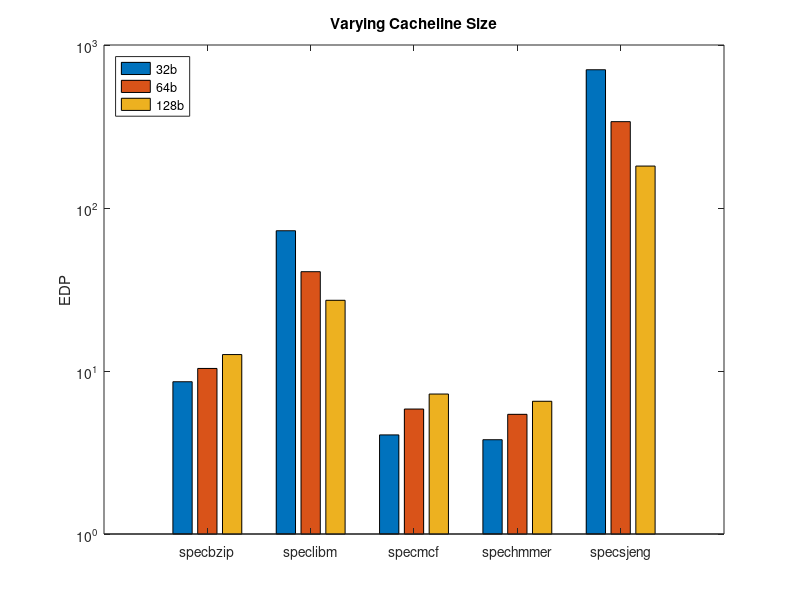
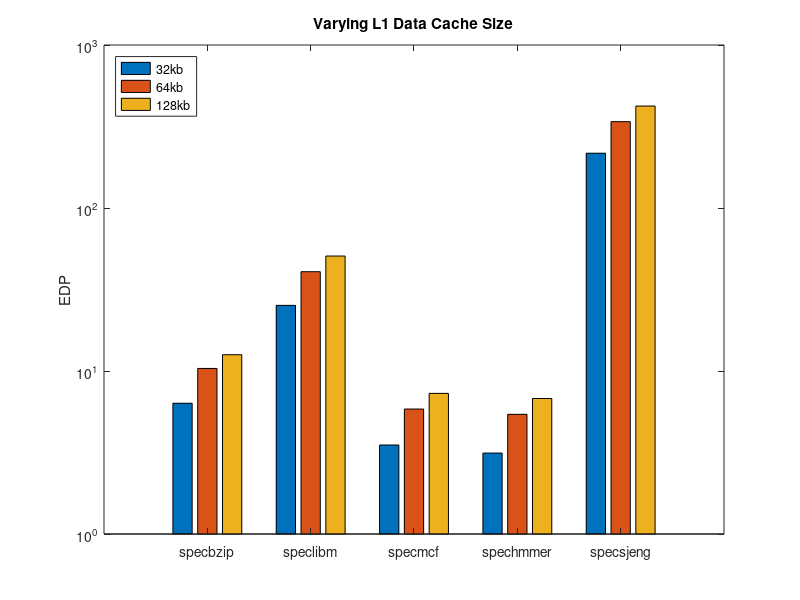
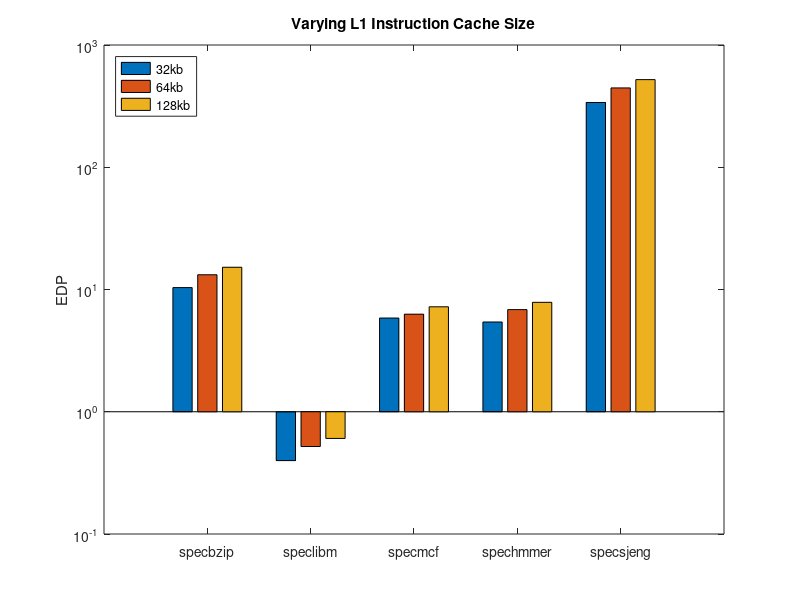
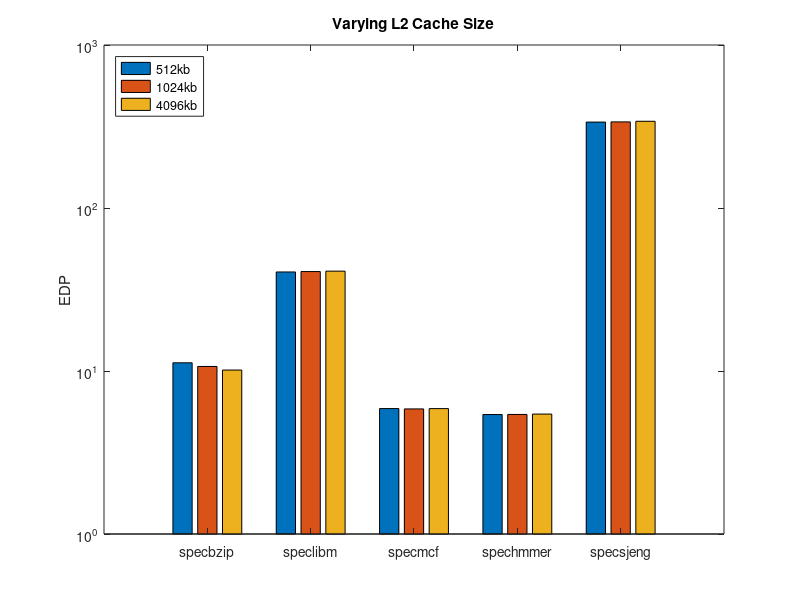

These figures' MATLAB source, in order: (Note: this script raises an error after producing the figures.)
%% var cacheline
figure
y = [8.593934 10.368329 12.614298; 72.535644 40.674725 27.154106; 4.054815 5.843136 7.223148; 3.788592 5.423052 6.521122; 705.103051 338.696001 180.841408];
bar(y);

title('Varying Cacheline Size');
set(gca, 'XTickLabel', {'specbzip', 'speclibm', 'specmcf', 'spechmmer', 'specsjeng'},'yscale','log')
ylabel('EDP')

legend('32b','64b','128b','Location','Northwest')

%% var l1d size
figure
y = [6.341698 10.368329 12.588555; 25.271339 40.674725 50.740914; 3.515727 5.843136 7.290084; 3.137028 5.423052 6.782197; 216.812626 338.696001 422.275327];
bar(y);

title('Varying L1 Data Cache Size');
set(gca, 'XTickLabel', {'specbzip', 'speclibm', 'specmcf', 'spechmmer', 'specsjeng'},'yscale','log')
ylabel('EDP')

legend('32kb','64kb','128kb','Location','Northwest')

%% var l1i size
figure
y = [10.368329 13.204952 15.205936; 0.398541 0.519567 0.604942; 5.843136 6.282256 7.221146; 5.423052 6.848048 7.854986; 338.696001 445.582517 520.986693];
bar(y);

title('Varying L1 Instruction Cache Size');
set(gca, 'XTickLabel', {'specbzip', 'speclibm', 'specmcf', 'spechmmer', 'specsjeng'},'yscale','log')
ylabel('EDP')

legend('32kb','64kb','128kb','Location','Northwest')

%% var l2 size
figure
y = [11.232848 10.663273 10.136320; 40.512543 40.753236 40.982327; 5.883265 5.854186 5.879393; 5.406904 5.413532 5.442779; 336.578186 337.572638 340.456818];
bar(y);

title('Varying L2 Cache Size');
set(gca, 'XTickLabel', {'specbzip', 'speclibm', 'specmcf', 'spechmmer', 'specsjeng'},'yscale','log')
ylabel('EDP')

legend('512kb','1024kb','4096kb','Location','Northwest')

%% var l1d assoc 
figure
y = [10.574440 10.368329 8.350627; 40.933874 40.674725 32.309334; 5.863085 5.843136 4.786087; 5.586453 5.423059 4.433112; 338.080609 338.696001 268.376357];
bar(y);

title('Varying L1 Data Cache Associativity');
set(gca, 'XTickLabel', {'specbzip', 'speclibm', 'specmcf', 'spechmmer', 'specsjeng'},'yscale','log')
ylabel('EDP')

legend('1','2','4','Location','Northwest')

%% var l1i assoc
figure
y = [10.369814 10.368329 10.924354; 40.834795 40.674725 43.095187; 6.653877 5.843136 5.211823; 6.574163 5.423052 5.701132; 338.755442 338.696001 359.630051];
bar(y);

title('Varying L1 Instruction Cache Associativity');
set(gca, 'XTickLabel', {'specbzip', 'speclibm', 'specmcf', 'spechmmer', 'specsjeng'},'yscale','log')
ylabel('EDP')

legend('1','2','4','Location','Northwest')

%% var l2 assoc
figure
y = [10.592701 10.432378 10.359115; 40.661439 40.668586 40.669807; 5.845929 6.016211 5.842386; 5.422456 5.422745 5.422826; 338.434869 338.736772 338.639777];
bar(y);

title('Varying L2 Cache Associativity');
set(gca, 'XTickLabel', {'specbzip', 'speclibm', 'specmcf', 'spechmmer', 'specsjeng'},'yscale','log')
ylabel('EDP')

legend('1','2','4','Location','Northwest')

%% apothikeusi ton diagrammaton
for i=1:7                                 
    figure(i)
    savefig("figures/Figure"+i+".fig")
    print("figures/Figure"+i,'-djpeg')
end